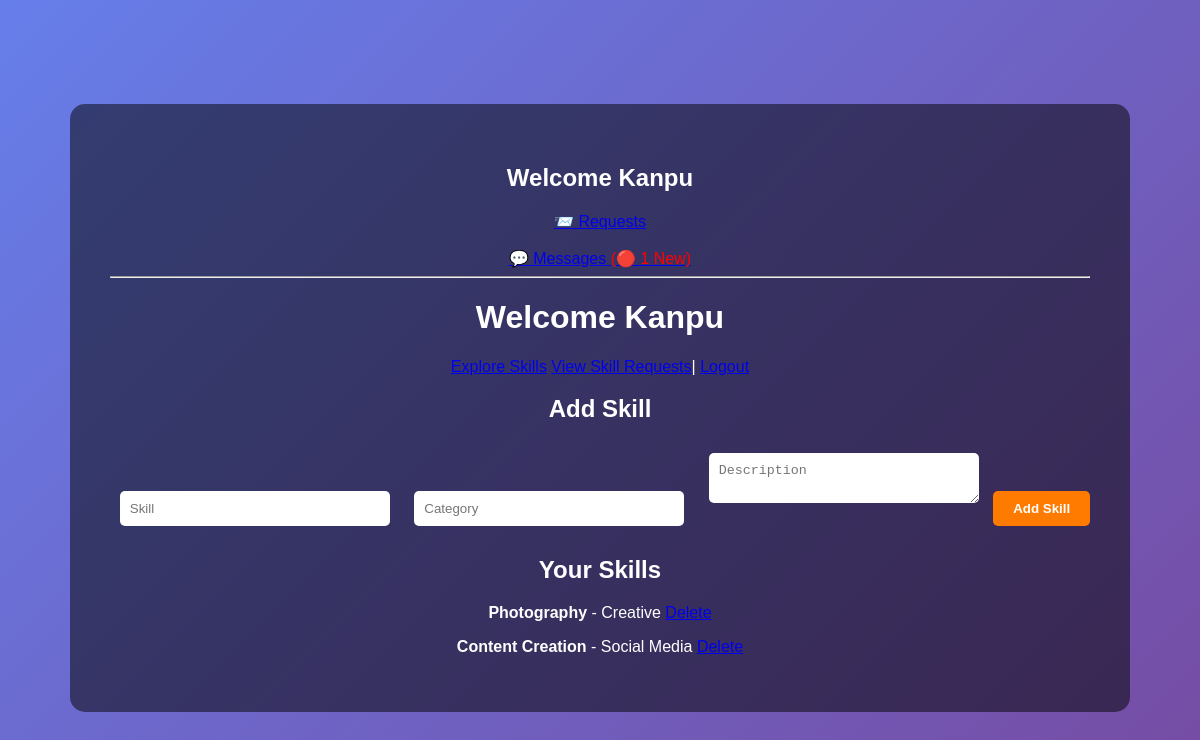
The page /dashboard (signed in) on the database its author committed.
### app.py (models this page shows)
class Skill(db.Model):
    id = db.Column(db.Integer, primary_key=True)
    username = db.Column(db.String(100))
    skill = db.Column(db.String(100))
    category = db.Column(db.String(100))
    description = db.Column(db.String(1000))

### app.py (the view)
@app.route("/dashboard")
def dashboard():
    if "user" not in session:
        return redirect("/login")
    skills = Skill.query.filter_by(username=session["user"]).all()
    new_messages = db.session.query(func.count(Message.id)).filter(
        Message.receiver == session["user"],
        Message.status == "Sent"
    ).scalar()
    return render_template("dashboard.html",
        skills=skills,
        user=session["user"],
        new_messages=new_messages
    )

### templates/dashboard.html (shortened to what this page needs)
<!DOCTYPE html>
<html>
<head>
<link rel="stylesheet" href="{{ url_for('static', filename='style.css') }}">
</head>
<body>
<div class="container">
<h2>Welcome {{user}}</h2>
<a href="/requests">📨 Requests</a>
<br><br>
<a href="/mychats">
💬 Messages
{% if new_messages > 0 %}
<span style="color:red;">(🔴 {{new_messages}} New)</span>
{% endif %}
</a>
<hr>
<h1>Welcome {{user}}</h1>
<a href="/explore">Explore Skills</a>
<a href="/requests">View Skill Requests</a>|
<a href="/logout">Logout</a>
<h2>Add Skill</h2>
<form action="/addskill" method="POST">
<input type="text" name="skill" placeholder="Skill" required>
<input type="text" name="category" placeholder="Category" required>
<textarea name="description" placeholder="Description"></textarea>
<button type="submit">Add Skill</button>
</form>
<h2>Your Skills</h2>
{% for skill in skills %}
<p>
<b>{{skill.skill}}</b> - {{skill.category}}
<a href="/delete/{{skill.id}}">Delete</a>
</p>
{% endfor %}
</div>
</body>
</html>

### static/style.css (style rules this page uses)
body { font-family: Arial; background: linear-gradient(135deg,#667eea,#764ba2); height:100vh; display:flex; justify-content:center; align-items:center; color:white; }
.container { background:rgba(0,0,0,0.5); padding:40px; border-radius:15px; text-align:center; }
input,textarea { width:250px; padding:10px; margin:10px; border:none; border-radius:5px; }
button { padding:10px 20px; background:#ff7b00; border:none; color:white; font-weight:bold; cursor:pointer; border-radius:5px; }

### rows shown on the page
Skill: skill "Photography", category "Creative"
Skill: skill "Content Creation", category "Social Media"

### other values the page prints
{{ user }} "Kanpu"
{{ new_messages }} "1"
